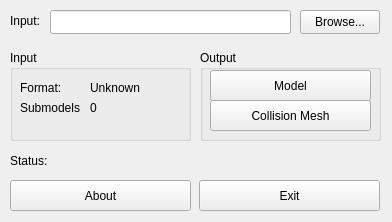
<?xml version="1.0" encoding="UTF-8"?>
<ui version="4.0">
 <class>MainWindow</class>
 <widget class="QMainWindow" name="MainWindow">
  <property name="geometry">
   <rect>
    <x>0</x>
    <y>0</y>
    <width>392</width>
    <height>222</height>
   </rect>
  </property>
  <property name="windowTitle">
   <string>PNEngine Model Converter</string>
  </property>
  <property name="locale">
   <locale language="English" country="UnitedStates"/>
  </property>
  <widget class="QWidget" name="centralwidget">
   <widget class="QLabel" name="inputLabel">
    <property name="geometry">
     <rect>
      <x>10</x>
      <y>10</y>
      <width>31</width>
      <height>21</height>
     </rect>
    </property>
    <property name="text">
     <string>Input:</string>
    </property>
   </widget>
   <widget class="QPushButton" name="browseButton">
    <property name="geometry">
     <rect>
      <x>300</x>
      <y>10</y>
      <width>80</width>
      <height>24</height>
     </rect>
    </property>
    <property name="text">
     <string>Browse...</string>
    </property>
   </widget>
   <widget class="QGroupBox" name="inputGroup">
    <property name="geometry">
     <rect>
      <x>10</x>
      <y>50</y>
      <width>181</width>
      <height>91</height>
     </rect>
    </property>
    <property name="title">
     <string>Input</string>
    </property>
    <widget class="QLabel" name="formatLabel">
     <property name="geometry">
      <rect>
       <x>10</x>
       <y>30</y>
       <width>41</width>
       <height>16</height>
      </rect>
     </property>
     <property name="text">
      <string>Format:</string>
     </property>
    </widget>
    <widget class="QLabel" name="submodelsLabel">
     <property name="geometry">
      <rect>
       <x>10</x>
       <y>50</y>
       <width>61</width>
       <height>16</height>
      </rect>
     </property>
     <property name="text">
      <string>Submodels:</string>
     </property>
    </widget>
    <widget class="QLabel" name="formatValueLabel">
     <property name="geometry">
      <rect>
       <x>80</x>
       <y>30</y>
       <width>91</width>
       <height>16</height>
      </rect>
     </property>
     <property name="text">
      <string>Unknown</string>
     </property>
    </widget>
    <widget class="QLabel" name="submodelsValueLabel">
     <property name="geometry">
      <rect>
       <x>80</x>
       <y>50</y>
       <width>91</width>
       <height>16</height>
      </rect>
     </property>
     <property name="text">
      <string>0</string>
     </property>
    </widget>
   </widget>
   <widget class="QLineEdit" name="inputBox">
    <property name="geometry">
     <rect>
      <x>50</x>
      <y>10</y>
      <width>241</width>
      <height>24</height>
     </rect>
    </property>
    <property name="readOnly">
     <bool>true</bool>
    </property>
   </widget>
   <widget class="QPushButton" name="exitButton">
    <property name="geometry">
     <rect>
      <x>199</x>
      <y>180</y>
      <width>181</width>
      <height>31</height>
     </rect>
    </property>
    <property name="text">
     <string>Exit</string>
    </property>
   </widget>
   <widget class="QPushButton" name="aboutButton">
    <property name="geometry">
     <rect>
      <x>10</x>
      <y>180</y>
      <width>181</width>
      <height>31</height>
     </rect>
    </property>
    <property name="text">
     <string>About</string>
    </property>
   </widget>
   <widget class="QGroupBox" name="outputGroup">
    <property name="geometry">
     <rect>
      <x>200</x>
      <y>50</y>
      <width>181</width>
      <height>91</height>
     </rect>
    </property>
    <property name="title">
     <string>Output</string>
    </property>
    <widget class="QPushButton" name="vboButton">
     <property name="geometry">
      <rect>
       <x>10</x>
       <y>20</y>
       <width>161</width>
       <height>31</height>
      </rect>
     </property>
     <property name="toolTip">
      <string>Export as separate submodels and animations.</string>
     </property>
     <property name="text">
      <string>Model</string>
     </property>
    </widget>
    <widget class="QPushButton" name="colButton">
     <property name="geometry">
      <rect>
       <x>10</x>
       <y>50</y>
       <width>161</width>
       <height>31</height>
      </rect>
     </property>
     <property name="toolTip">
      <string>Export all submodels as either single or separate collision meshes.</string>
     </property>
     <property name="text">
      <string>Collision Mesh</string>
     </property>
    </widget>
   </widget>
   <widget class="QLabel" name="statusLabel">
    <property name="geometry">
     <rect>
      <x>10</x>
      <y>150</y>
      <width>371</width>
      <height>21</height>
     </rect>
    </property>
    <property name="text">
     <string>Status:</string>
    </property>
   </widget>
  </widget>
  <action name="actionAbout">
   <property name="text">
    <string>About</string>
   </property>
  </action>
 </widget>
 <resources/>
 <connections>
  <connection>
   <sender>exitButton</sender>
   <signal>clicked()</signal>
   <receiver>MainWindow</receiver>
   <slot>close()</slot>
   <hints>
    <hint type="sourcelabel">
     <x>309</x>
     <y>196</y>
    </hint>
    <hint type="destinationlabel">
     <x>349</x>
     <y>145</y>
    </hint>
   </hints>
  </connection>
 </connections>
</ui>
